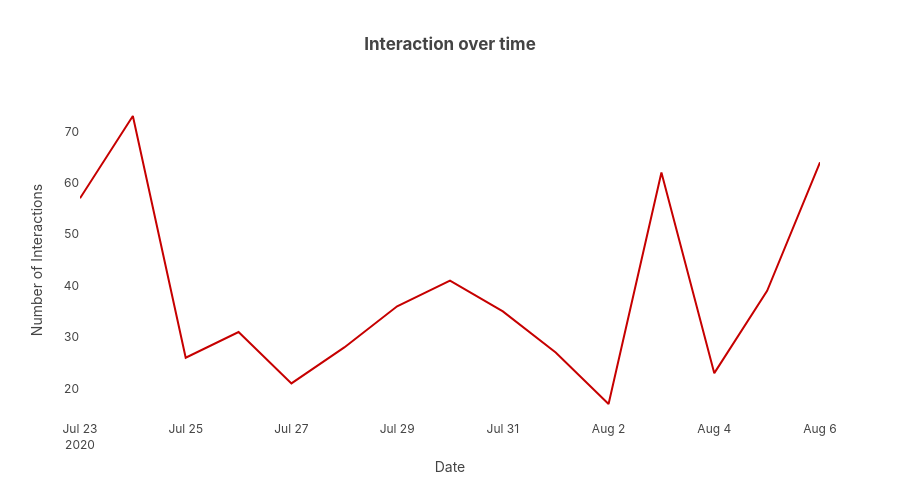

Source (notebook cell):
### Code cell
plot_interactions_over_time(val_df)

### Figure 1 — Plotly figure (JSON) as saved in the notebook; plotly's stock layout.template omitted (floating-point values rounded to 4 significant figures)
{"data": [{"hovertemplate": "Date=%{x}<br>Number of Interactions=%{y}<extra></extra>", "legendgroup": "", "line": {"color": "#c60000", "dash": "solid"}, "marker": {"symbol": "circle"}, "mode": "lines", "name": "", "orientation": "v", "showlegend": false, "type": "scatter", "x": ["2020-07-23T00:00:00", "2020-07-24T00:00:00", "2020-07-25T00:00:00", "2020-07-26T00:00:00", "2020-07-27T00:00:00", "2020-07-28T00:00:00", "2020-07-29T00:00:00", "2020-07-30T00:00:00", "2020-07-31T00:00:00", "2020-08-01T00:00:00", "2020-08-02T00:00:00", "2020-08-03T00:00:00", "2020-08-04T00:00:00", "2020-08-05T00:00:00", "2020-08-06T00:00:00"], "xaxis": "x", "y": [57, 73, 26, 31, 21, 28, 36, 41, 35, 27, 17, 62, 23, 39, 64], "yaxis": "y"}], "layout": {"height": 500, "legend": {"tracegroupgap": 0}, "title": {"text": "Interaction over time"}, "xaxis": {"anchor": "y", "domain": [0, 1], "title": {"text": "Date"}}, "yaxis": {"anchor": "x", "domain": [0, 1], "showticklabels": true, "tickformat": ",", "title": {"text": "Number of Interactions"}}}}
